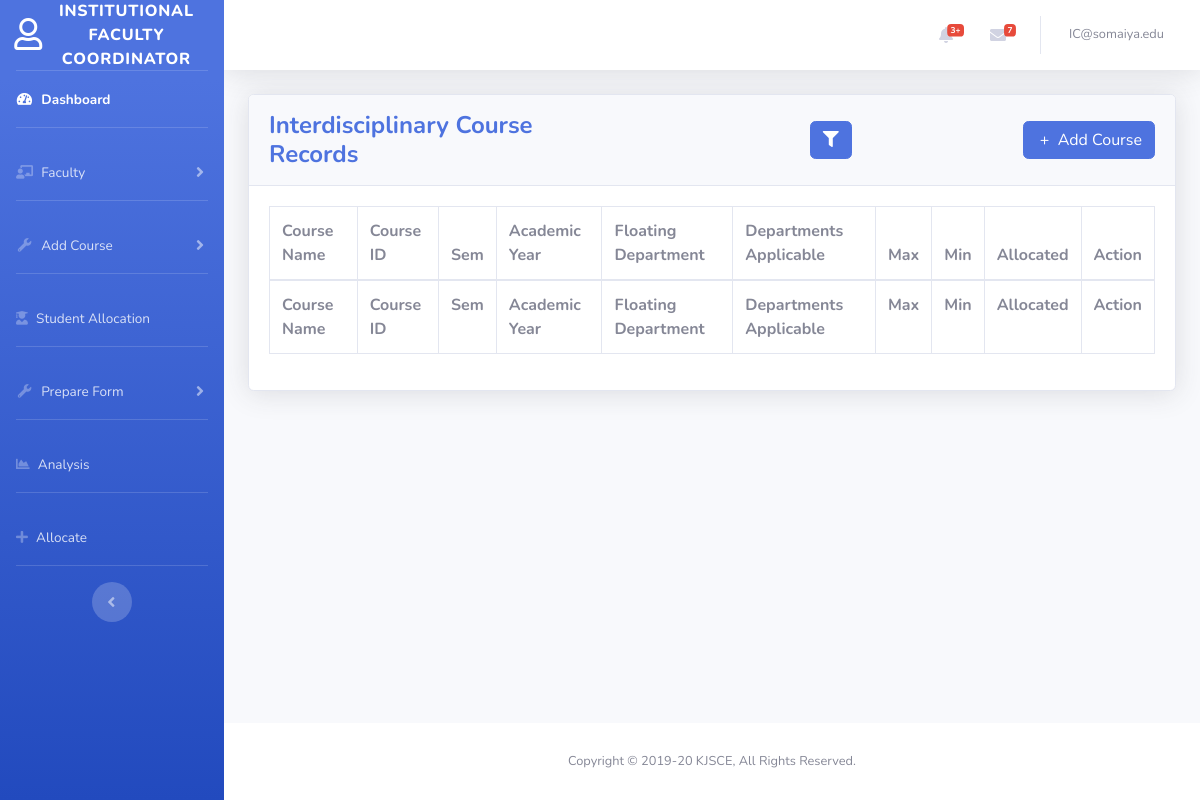
The app's page /institutional_coordinator/addcourse_idc.php (signed in), older data.
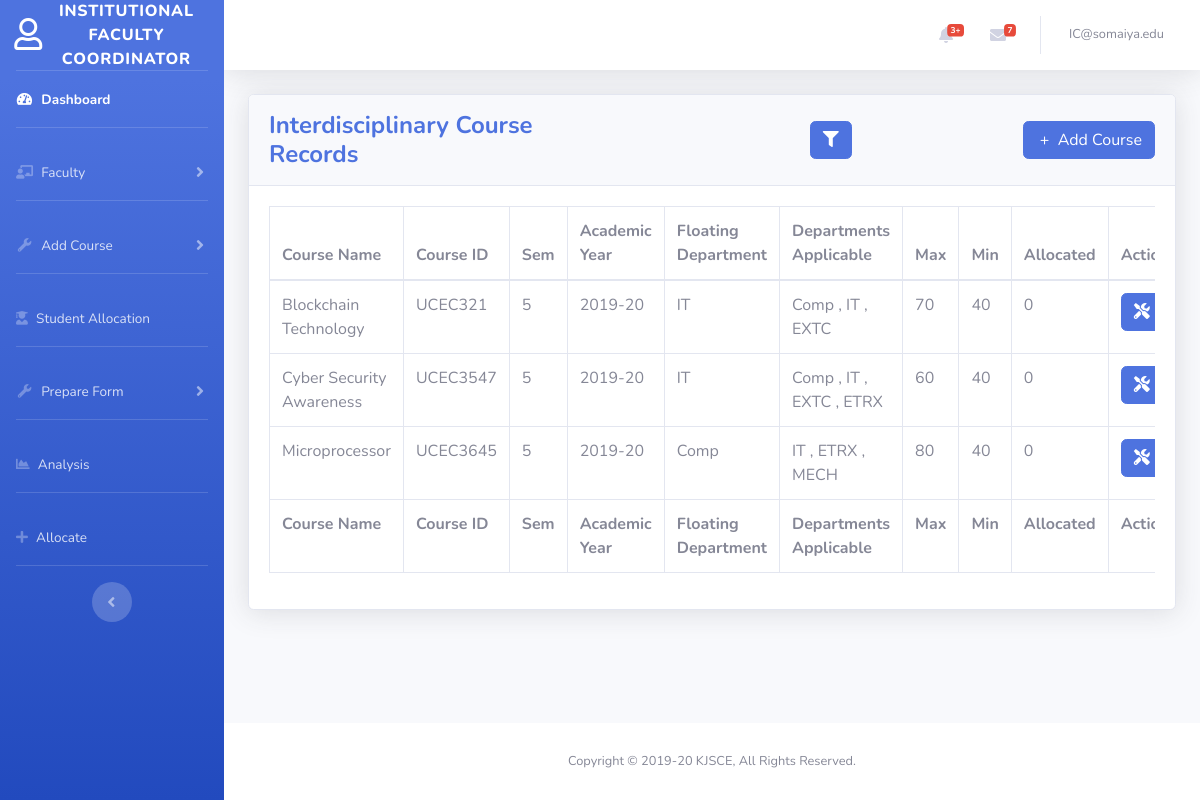
The same page, newer data.
### tables this page shows
CREATE TABLE `idc` (
  `cid` varchar(30) NOT NULL,
  `sem` int(11) NOT NULL,
  `year` varchar(8) NOT NULL,
  `cname` varchar(50) NOT NULL,
  `dept_id` int(11) NOT NULL,
  `email_id` varchar(50) NOT NULL,
  `max` int(11) NOT NULL,
  `min` int(11) NOT NULL,
  `no_of_allocated` int(11) NOT NULL,
  `timestamp` varchar(30) NOT NULL
);

CREATE TABLE `department` (
  `dept_id` int(11) NOT NULL,
  `dept_name` varchar(50) NOT NULL
);

### institutional_coordinator/addcourse_idc.php (the view, shortened to what the changed rows need)
<?php
include('../includes/header.php');
?>
<div class="container-fluid">
    <div class="card shadow mb-4">
                                <?php
                          include_once('../config.php');
                        ?>
        <div class="card-body">
            <div class="table-responsive">
                <table class="table table-bordered" id="dataTable" width="100%" cellspacing="0">
                    <thead>
                        <tr>
                            <th>Course Name</th>
                            <th>Course ID</th>
                            <th>Sem</th>
                            <th>Academic Year</th>
                            <th>Floating Department</th>
                            <th>Departments Applicable</th>
                            <th>Max</th>
                            <th>Min</th>
                            <th>Allocated</th>
                            <th>Action</th>
                        </tr>
                    </thead>
                    <tfoot>
                        <tr>
                            <th>Course Name</th>
                            <th>Course ID</th>
                            <th>Sem</th>
                            <th>Academic Year</th>
                            <th>Floating Department</th>
                            <th>Departments Applicable</th>
                            <th>Max</th>
                            <th>Min</th>
                            <th>Allocated</th>
                            <th>Action</th>
                        </tr>
                    </tfoot>
                    <tbody>
                        <?php
                        $sql3="SELECT * FROM department";
                        $dept_list=array();
                        $result3=mysqli_query($conn,$sql3);
                        while($row=mysqli_fetch_assoc($result3)){
                            array_push($dept_list,$row['dept_id'],$row['dept_name']);
                        }
                        $sql = "SELECT cname,cid,sem,year,dept_name,max,min,no_of_allocated FROM idc NATURAL JOIN department";
                        $result = mysqli_query($conn, $sql);
                        if (mysqli_num_rows($result) > 0) {
                            $count = 500;
                            while ($row = mysqli_fetch_assoc($result)) {
                                $checkbox_div="";
                                $cid=$row['cid'];
                                $sem=$row['sem'];
                                $year=$row['year'];
                                $checked_dept=array();
                                $applicable_dept="";
                                $sql2="SELECT dept_id,dept_name FROM idc_applicable_dept NATURAL JOIN department WHERE cid='$cid' AND sem='$sem' AND year='$year'";
                                $result2=mysqli_query($conn,$sql2);
                                while($row2=mysqli_fetch_assoc($result2)){
                                    array_push($checked_dept,$row2['dept_id']);
                                    $applicable_dept.=$row2['dept_name']." , ";
                                }
                                $applicable_dept=substr($applicable_dept,0,strlen($applicable_dept)-2);
                                for($i=0;$i<count($dept_list)-1;$i=$i+2){
                                    $checkbox_div.='
                                    <div class="custom-control custom-checkbox custom-control-inline">
                                        <input type="checkbox" class="custom-control-input" id="customCheck'.($i+100*$count).'" name="check_dept[]" value="'.$dept_list[$i].'"';
                                        if(in_array($dept_list[$i],$checked_dept)){
                                            $checkbox_div.=" checked";
                                        }
                                        $checkbox_div.='>
                                        <label class="custom-control-label" for="customCheck'.($i+100*$count).'">'.$dept_list[$i+1].'</label>
                                    </div>
                                    ';
                                }
                                echo '
                                <tr>
                            <td>' . $row['cname'] . '</td>
                            <td>' . $row['cid'] . '</td>
                            <td>' . $row['sem'] . '</td>
                            <td>' . $row['year'] . '</td>
                            <td>' . $row['dept_name'] . '</td>
                            <td>'.$applicable_dept.'</td>
                            <td>' . $row['max'] . '</td>
                            <td>' . $row['min'] . '</td>
                            <td>'.$row['no_of_allocated'].'</td>
                            <td>
                                <button type="button" class="btn btn-primary icon-btn" data-toggle="modal" data-target="#exampleModalCenter' . $count . '">
                                    <i class="fas fa-tools"></i>
                                </button>
                                <div class="modal fade" id="exampleModalCenter' . $count . '" tabindex="-1" role="dialog" aria-labelledby="exampleModalCenterTitle1" aria-hidden="true">
                                                        ' . $count . '' . $count . '
                                                        <a class="nav-item nav-link" id="nav-update-tab" data-toggle="tab" href="#nav-update' . $count . '" role="tab" aria-controls="nav-update' . $count . '" aria-selected="false">Update</a>
                                                    <div class="tab-pane fade show active" id="nav-delete' . $count . '" role="tabpanel" aria-labelledby="nav-delete-tab">
                                                                <input type="hidden" name="cid" value="' . $row['cid'] . '">
                                                                <input type="hidden" name="sem" value="' . $row['sem'] . '">
                                                                <input type="hidden" name="year" value="' . $row['year'] . '">
                                                    </div>
                                                    <div class="tab-pane fade" id="nav-update' . $count . '" role="tabpanel" aria-labelledby="nav-update-tab">
                                                                    <input type="text" class="form-control" required="required" placeholder="New Course Name" name="coursename" value="' . $row['cname'] . '">
                                                                    <input type="text" class="form-control" required="required" placeholder="00000" name="courseidnew" value="' . $row['cid'] . '">
                                                                    <input type="hidden" class="form-control"  placeholder="00000" name="courseidold" value="' . $row['cid'] . '">
                                                                    <input type="text" class="form-control" required="required" placeholder="Semester" name="semnew" value="' . $row['sem'] . '">
                                                                    <input type="hidden" class="form-control" placeholder="Semester" name="semold" value="' . $row['sem'] . '">
                                                                    <input type="text" class="form-control"  name="year" disabled placeholder="year" value="' . $row['year'] . '">
                                                                    <input type="hidden" class="form-control"  name="year" placeholder="year" value="' . $row['year'] . '">
                                                                    <input type="number" class="form-control" required="required" name="max" placeholder="120" value="' . $row['max'] . '">
                                                                    <input type="number" class="form-control" required="required" name="min" placeholder="1" value="' . $row['min'] . '">
                                                            '.$checkbox_div.'
                                                    </div>
                                </div>
                            </td>
                        </tr>';
                                $count++;
                            }
                        }
                        ?>
                    </tbody>
                </table>
            </div>
        </div>
    </div>
</div>
<?php include('../includes/footer.php');
include('../includes/scripts.php');
?>

Row changes from the older to the newer data that the page shows:
added idc: cname "Blockchain Technology", cid "UCEC321", sem "5", year "2019-20", dept.dept_name "IT", applicable_dept "Comp , IT , EXTC", max "70", min "40", no_of_allocated "0"
added idc: cname "Cyber Security Awareness", cid "UCEC3547", sem "5", year "2019-20", dept.dept_name "IT", applicable_dept "Comp , IT , EXTC , ETRX", max "60", min "40", no_of_allocated "0"
added idc: cname "Microprocessor", cid "UCEC3645", sem "5", year "2019-20", dept.dept_name "Comp", applicable_dept "IT , ETRX , MECH", max "80", min "40", no_of_allocated "0"
